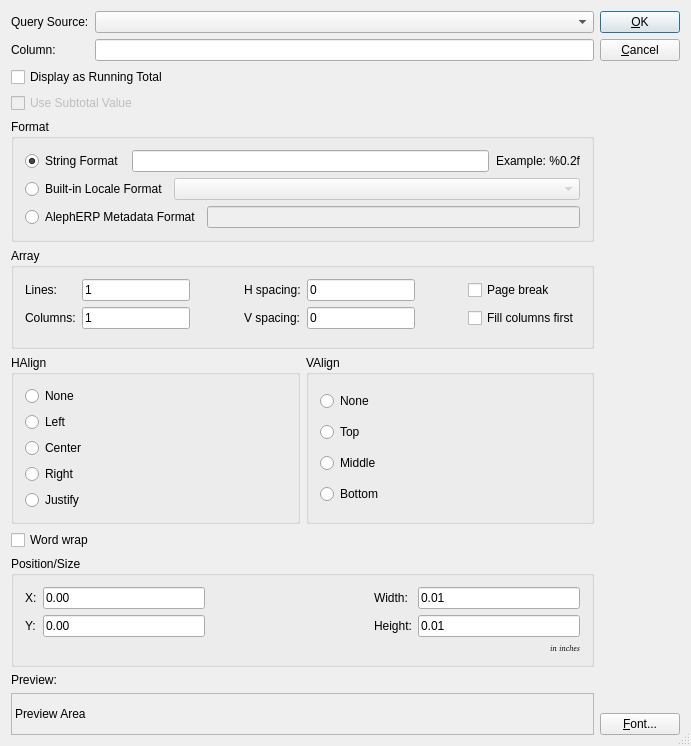
<?xml version="1.0" encoding="UTF-8"?>
<ui version="4.0">
 <comment> * OpenRPT report writer and rendering engine
 * Copyright (C) 2001-2012 by OpenMFG, LLC
 *
 * This library is free software; you can redistribute it and/or
 * modify it under the terms of the GNU Lesser General Public
 * License as published by the Free Software Foundation; either
 * version 2.1 of the License, or (at your option) any later version.
 *
 * This library is distributed in the hope that it will be useful,
 * but WITHOUT ANY WARRANTY; without even the implied warranty of
 * MERCHANTABILITY or FITNESS FOR A PARTICULAR PURPOSE. See the GNU
 * Lesser General Public License for more details.
 *
 * You should have received a copy of the GNU Lesser General Public
 * License along with this library; if not, write to the Free Software
 * Foundation, Inc., 59 Temple Place, Suite 330, Boston, MA 02111-1307 USA
 * Please contact info@openmfg.com with any questions on this license.</comment>
 <class>FieldEditor</class>
 <widget class="QDialog" name="FieldEditor">
  <property name="geometry">
   <rect>
    <x>0</x>
    <y>0</y>
    <width>691</width>
    <height>712</height>
   </rect>
  </property>
  <property name="sizePolicy">
   <sizepolicy hsizetype="Minimum" vsizetype="Minimum">
    <horstretch>0</horstretch>
    <verstretch>0</verstretch>
   </sizepolicy>
  </property>
  <property name="windowTitle">
   <string>Properties (Field)</string>
  </property>
  <property name="sizeGripEnabled">
   <bool>true</bool>
  </property>
  <layout class="QHBoxLayout" name="horizontalLayout">
   <item>
    <layout class="QVBoxLayout" name="verticalLayout">
     <item>
      <layout class="QGridLayout">
       <property name="leftMargin">
        <number>0</number>
       </property>
       <property name="topMargin">
        <number>0</number>
       </property>
       <property name="rightMargin">
        <number>0</number>
       </property>
       <property name="bottomMargin">
        <number>0</number>
       </property>
       <property name="spacing">
        <number>6</number>
       </property>
       <item row="1" column="1">
        <widget class="QLineEdit" name="tbColumn"/>
       </item>
       <item row="0" column="0">
        <widget class="QLabel" name="TextLabel1_3">
         <property name="text">
          <string>Query Source:</string>
         </property>
        </widget>
       </item>
       <item row="1" column="0">
        <widget class="QLabel" name="TextLabel1">
         <property name="sizePolicy">
          <sizepolicy hsizetype="Preferred" vsizetype="Minimum">
           <horstretch>0</horstretch>
           <verstretch>0</verstretch>
          </sizepolicy>
         </property>
         <property name="text">
          <string>Column:</string>
         </property>
        </widget>
       </item>
       <item row="0" column="1">
        <widget class="QueryComboBox" name="cbQuery"/>
       </item>
      </layout>
     </item>
     <item>
      <widget class="QCheckBox" name="_cbRTotal">
       <property name="text">
        <string>Display as Running Total</string>
       </property>
      </widget>
     </item>
     <item>
      <widget class="QCheckBox" name="_cbSubTotal">
       <property name="enabled">
        <bool>false</bool>
       </property>
       <property name="text">
        <string>Use Subtotal Value</string>
       </property>
      </widget>
     </item>
     <item>
      <widget class="QGroupBox" name="_gbFormat">
       <property name="title">
        <string>Format</string>
       </property>
       <layout class="QVBoxLayout" name="verticalLayout_2">
        <item>
         <layout class="QHBoxLayout">
          <property name="spacing">
           <number>6</number>
          </property>
          <property name="leftMargin">
           <number>0</number>
          </property>
          <property name="topMargin">
           <number>0</number>
          </property>
          <property name="rightMargin">
           <number>0</number>
          </property>
          <property name="bottomMargin">
           <number>0</number>
          </property>
          <item>
           <widget class="QRadioButton" name="_rbStringFormat">
            <property name="text">
             <string>String Format </string>
            </property>
            <property name="checked">
             <bool>true</bool>
            </property>
           </widget>
          </item>
          <item>
           <widget class="QLineEdit" name="_leRTotalFormat"/>
          </item>
          <item>
           <widget class="QLabel" name="_lblRTotalExample">
            <property name="sizePolicy">
             <sizepolicy hsizetype="Minimum" vsizetype="Preferred">
              <horstretch>0</horstretch>
              <verstretch>0</verstretch>
             </sizepolicy>
            </property>
            <property name="text">
             <string>Example: %0.2f</string>
            </property>
            <property name="alignment">
             <set>Qt::AlignRight|Qt::AlignTrailing|Qt::AlignVCenter</set>
            </property>
           </widget>
          </item>
         </layout>
        </item>
        <item>
         <layout class="QHBoxLayout">
          <property name="spacing">
           <number>6</number>
          </property>
          <property name="leftMargin">
           <number>0</number>
          </property>
          <property name="topMargin">
           <number>0</number>
          </property>
          <property name="rightMargin">
           <number>0</number>
          </property>
          <property name="bottomMargin">
           <number>0</number>
          </property>
          <item>
           <widget class="QRadioButton" name="_rbBuiltinFormat">
            <property name="text">
             <string>Built-in Locale Format</string>
            </property>
           </widget>
          </item>
          <item>
           <widget class="QComboBox" name="_cbBuiltinFormat">
            <property name="enabled">
             <bool>false</bool>
            </property>
            <property name="sizePolicy">
             <sizepolicy hsizetype="MinimumExpanding" vsizetype="Fixed">
              <horstretch>0</horstretch>
              <verstretch>0</verstretch>
             </sizepolicy>
            </property>
           </widget>
          </item>
         </layout>
        </item>
        <item>
         <layout class="QHBoxLayout" name="horizontalLayout_2">
          <item>
           <widget class="QRadioButton" name="_rbAlephERP">
            <property name="text">
             <string>AlephERP Metadata Format</string>
            </property>
           </widget>
          </item>
          <item>
           <widget class="QLineEdit" name="_leAlephERPFormat">
            <property name="enabled">
             <bool>false</bool>
            </property>
           </widget>
          </item>
         </layout>
        </item>
       </layout>
      </widget>
     </item>
     <item>
      <widget class="QGroupBox" name="GroupBox_Array">
       <property name="title">
        <string>Array</string>
       </property>
       <layout class="QGridLayout" name="_3">
        <property name="leftMargin">
         <number>11</number>
        </property>
        <property name="topMargin">
         <number>11</number>
        </property>
        <property name="rightMargin">
         <number>11</number>
        </property>
        <property name="bottomMargin">
         <number>11</number>
        </property>
        <property name="spacing">
         <number>6</number>
        </property>
        <item row="1" column="1">
         <widget class="QLineEdit" name="leColumns">
          <property name="maximumSize">
           <size>
            <width>16777215</width>
            <height>16777215</height>
           </size>
          </property>
          <property name="text">
           <string>1</string>
          </property>
         </widget>
        </item>
        <item row="1" column="0">
         <widget class="QLabel" name="TextLabel2_2">
          <property name="text">
           <string>Columns:</string>
          </property>
         </widget>
        </item>
        <item row="0" column="0">
         <widget class="QLabel" name="TextLabel1_3_3">
          <property name="text">
           <string>Lines:</string>
          </property>
         </widget>
        </item>
        <item row="0" column="1">
         <widget class="QLineEdit" name="leLines">
          <property name="maximumSize">
           <size>
            <width>16777215</width>
            <height>16777215</height>
           </size>
          </property>
          <property name="text">
           <string>1</string>
          </property>
         </widget>
        </item>
        <item row="0" column="2" rowspan="3">
         <spacer name="horizontalSpacer">
          <property name="orientation">
           <enum>Qt::Horizontal</enum>
          </property>
          <property name="sizeHint" stdset="0">
           <size>
            <width>20</width>
            <height>20</height>
           </size>
          </property>
         </spacer>
        </item>
        <item row="0" column="4">
         <widget class="QLabel" name="TextLabel2_3">
          <property name="text">
           <string>H spacing:</string>
          </property>
         </widget>
        </item>
        <item row="1" column="4">
         <widget class="QLabel" name="TextLabel1_3_4">
          <property name="text">
           <string>V spacing:</string>
          </property>
         </widget>
        </item>
        <item row="0" column="5">
         <widget class="QLineEdit" name="leXSpacing">
          <property name="maximumSize">
           <size>
            <width>16777215</width>
            <height>16777215</height>
           </size>
          </property>
          <property name="text">
           <string>0</string>
          </property>
         </widget>
        </item>
        <item row="1" column="5">
         <widget class="QLineEdit" name="leYSpacing">
          <property name="maximumSize">
           <size>
            <width>16777215</width>
            <height>16777215</height>
           </size>
          </property>
          <property name="text">
           <string>0</string>
          </property>
         </widget>
        </item>
        <item row="0" column="7">
         <widget class="QCheckBox" name="_cbPageBreak">
          <property name="text">
           <string>Page break</string>
          </property>
         </widget>
        </item>
        <item row="1" column="7">
         <widget class="QCheckBox" name="_cbLeftToRight">
          <property name="text">
           <string>Fill columns first</string>
          </property>
         </widget>
        </item>
        <item row="0" column="6">
         <spacer name="horizontalSpacer_3">
          <property name="orientation">
           <enum>Qt::Horizontal</enum>
          </property>
          <property name="sizeHint" stdset="0">
           <size>
            <width>20</width>
            <height>20</height>
           </size>
          </property>
         </spacer>
        </item>
       </layout>
      </widget>
     </item>
     <item>
      <layout class="QHBoxLayout">
       <property name="spacing">
        <number>6</number>
       </property>
       <property name="leftMargin">
        <number>0</number>
       </property>
       <property name="topMargin">
        <number>0</number>
       </property>
       <property name="rightMargin">
        <number>0</number>
       </property>
       <property name="bottomMargin">
        <number>0</number>
       </property>
       <item>
        <widget class="QGroupBox" name="bgHAlign">
         <property name="sizePolicy">
          <sizepolicy hsizetype="Preferred" vsizetype="Minimum">
           <horstretch>0</horstretch>
           <verstretch>0</verstretch>
          </sizepolicy>
         </property>
         <property name="title">
          <string>HAlign</string>
         </property>
         <layout class="QVBoxLayout">
          <item>
           <widget class="QRadioButton" name="rbHAlignNone">
            <property name="text">
             <string>None</string>
            </property>
           </widget>
          </item>
          <item>
           <widget class="QRadioButton" name="rbHAlignLeft">
            <property name="text">
             <string>Left</string>
            </property>
           </widget>
          </item>
          <item>
           <widget class="QRadioButton" name="rbHAlignCenter">
            <property name="text">
             <string>Center</string>
            </property>
           </widget>
          </item>
          <item>
           <widget class="QRadioButton" name="rbHAlignRight">
            <property name="text">
             <string>Right</string>
            </property>
           </widget>
          </item>
          <item>
           <widget class="QRadioButton" name="rbHAlignJustify">
            <property name="text">
             <string>Justify</string>
            </property>
           </widget>
          </item>
         </layout>
        </widget>
       </item>
       <item>
        <widget class="QGroupBox" name="bgVAlign">
         <property name="sizePolicy">
          <sizepolicy hsizetype="Preferred" vsizetype="Minimum">
           <horstretch>0</horstretch>
           <verstretch>0</verstretch>
          </sizepolicy>
         </property>
         <property name="title">
          <string>VAlign</string>
         </property>
         <layout class="QVBoxLayout">
          <property name="spacing">
           <number>6</number>
          </property>
          <property name="leftMargin">
           <number>11</number>
          </property>
          <property name="topMargin">
           <number>11</number>
          </property>
          <property name="rightMargin">
           <number>11</number>
          </property>
          <property name="bottomMargin">
           <number>11</number>
          </property>
          <item>
           <widget class="QRadioButton" name="rbVAlignNone">
            <property name="text">
             <string>None</string>
            </property>
           </widget>
          </item>
          <item>
           <widget class="QRadioButton" name="rbVAlignTop">
            <property name="text">
             <string>Top</string>
            </property>
           </widget>
          </item>
          <item>
           <widget class="QRadioButton" name="rbVAlignMiddle">
            <property name="text">
             <string>Middle</string>
            </property>
           </widget>
          </item>
          <item>
           <widget class="QRadioButton" name="rbVAlignBottom">
            <property name="text">
             <string>Bottom</string>
            </property>
           </widget>
          </item>
         </layout>
        </widget>
       </item>
      </layout>
     </item>
     <item>
      <widget class="QCheckBox" name="_cbWordWrap">
       <property name="text">
        <string>Word wrap</string>
       </property>
      </widget>
     </item>
     <item>
      <widget class="QGroupBox" name="GroupBox1">
       <property name="title">
        <string>Position/Size</string>
       </property>
       <layout class="QGridLayout">
        <property name="leftMargin">
         <number>11</number>
        </property>
        <property name="topMargin">
         <number>11</number>
        </property>
        <property name="rightMargin">
         <number>11</number>
        </property>
        <property name="bottomMargin">
         <number>11</number>
        </property>
        <property name="spacing">
         <number>6</number>
        </property>
        <item row="1" column="4">
         <widget class="QLineEdit" name="leHeight">
          <property name="text">
           <string>0.01</string>
          </property>
         </widget>
        </item>
        <item row="0" column="4">
         <widget class="QLineEdit" name="leWidth">
          <property name="text">
           <string>0.01</string>
          </property>
         </widget>
        </item>
        <item row="1" column="0">
         <widget class="QLabel" name="TextLabel2">
          <property name="text">
           <string>Y:</string>
          </property>
         </widget>
        </item>
        <item row="1" column="3">
         <widget class="QLabel" name="TextLabel4">
          <property name="text">
           <string>Height:</string>
          </property>
         </widget>
        </item>
        <item row="0" column="0">
         <widget class="QLabel" name="TextLabel1_3_2">
          <property name="text">
           <string>X:</string>
          </property>
         </widget>
        </item>
        <item row="0" column="3">
         <widget class="QLabel" name="TextLabel3">
          <property name="text">
           <string>Width:</string>
          </property>
         </widget>
        </item>
        <item row="2" column="4">
         <widget class="QLabel" name="TextLabel5">
          <property name="font">
           <font>
            <family>Helvetica [Cronyx]</family>
            <pointsize>6</pointsize>
            <weight>50</weight>
            <italic>true</italic>
            <bold>false</bold>
            <underline>false</underline>
            <strikeout>false</strikeout>
           </font>
          </property>
          <property name="text">
           <string>in inches</string>
          </property>
          <property name="textFormat">
           <enum>Qt::AutoText</enum>
          </property>
          <property name="alignment">
           <set>Qt::AlignRight|Qt::AlignTrailing|Qt::AlignVCenter</set>
          </property>
         </widget>
        </item>
        <item row="1" column="1">
         <widget class="QLineEdit" name="leYPos">
          <property name="text">
           <string>0.00</string>
          </property>
         </widget>
        </item>
        <item row="0" column="1">
         <widget class="QLineEdit" name="leXPos">
          <property name="text">
           <string>0.00</string>
          </property>
         </widget>
        </item>
        <item row="0" column="2">
         <spacer name="horizontalSpacer_2">
          <property name="orientation">
           <enum>Qt::Horizontal</enum>
          </property>
          <property name="sizeHint" stdset="0">
           <size>
            <width>40</width>
            <height>20</height>
           </size>
          </property>
         </spacer>
        </item>
       </layout>
      </widget>
     </item>
     <item>
      <widget class="QLabel" name="TextLabel1_2">
       <property name="sizePolicy">
        <sizepolicy hsizetype="Preferred" vsizetype="Minimum">
         <horstretch>0</horstretch>
         <verstretch>0</verstretch>
        </sizepolicy>
       </property>
       <property name="text">
        <string>Preview:</string>
       </property>
      </widget>
     </item>
     <item>
      <widget class="QLabel" name="labelPreview">
       <property name="sizePolicy">
        <sizepolicy hsizetype="Preferred" vsizetype="Expanding">
         <horstretch>0</horstretch>
         <verstretch>0</verstretch>
        </sizepolicy>
       </property>
       <property name="minimumSize">
        <size>
         <width>0</width>
         <height>42</height>
        </size>
       </property>
       <property name="frameShape">
        <enum>QFrame::StyledPanel</enum>
       </property>
       <property name="frameShadow">
        <enum>QFrame::Sunken</enum>
       </property>
       <property name="text">
        <string>Preview Area</string>
       </property>
       <property name="alignment">
        <set>Qt::AlignVCenter</set>
       </property>
      </widget>
     </item>
    </layout>
   </item>
   <item>
    <layout class="QVBoxLayout">
     <property name="spacing">
      <number>6</number>
     </property>
     <property name="leftMargin">
      <number>0</number>
     </property>
     <property name="topMargin">
      <number>0</number>
     </property>
     <property name="rightMargin">
      <number>0</number>
     </property>
     <property name="bottomMargin">
      <number>0</number>
     </property>
     <item>
      <widget class="QPushButton" name="buttonOk">
       <property name="text">
        <string>&amp;OK</string>
       </property>
       <property name="shortcut">
        <string>Alt+O</string>
       </property>
       <property name="autoDefault">
        <bool>true</bool>
       </property>
       <property name="default">
        <bool>true</bool>
       </property>
      </widget>
     </item>
     <item>
      <widget class="QPushButton" name="buttonCancel">
       <property name="text">
        <string>&amp;Cancel</string>
       </property>
       <property name="shortcut">
        <string>Alt+C</string>
       </property>
       <property name="autoDefault">
        <bool>true</bool>
       </property>
      </widget>
     </item>
     <item>
      <spacer>
       <property name="orientation">
        <enum>Qt::Vertical</enum>
       </property>
       <property name="sizeType">
        <enum>QSizePolicy::Expanding</enum>
       </property>
       <property name="sizeHint" stdset="0">
        <size>
         <width>20</width>
         <height>20</height>
        </size>
       </property>
      </spacer>
     </item>
     <item>
      <widget class="QPushButton" name="btnFont">
       <property name="text">
        <string>&amp;Font...</string>
       </property>
      </widget>
     </item>
    </layout>
   </item>
  </layout>
 </widget>
 <layoutdefault spacing="6" margin="11"/>
 <customwidgets>
  <customwidget>
   <class>QueryComboBox</class>
   <extends>QComboBox</extends>
   <header>querycombobox.h</header>
  </customwidget>
 </customwidgets>
 <tabstops>
  <tabstop>cbQuery</tabstop>
  <tabstop>tbColumn</tabstop>
  <tabstop>_cbRTotal</tabstop>
  <tabstop>_rbStringFormat</tabstop>
  <tabstop>_leRTotalFormat</tabstop>
  <tabstop>_rbBuiltinFormat</tabstop>
  <tabstop>_cbBuiltinFormat</tabstop>
  <tabstop>rbHAlignNone</tabstop>
  <tabstop>rbHAlignLeft</tabstop>
  <tabstop>rbHAlignCenter</tabstop>
  <tabstop>rbHAlignRight</tabstop>
  <tabstop>rbVAlignNone</tabstop>
  <tabstop>rbVAlignTop</tabstop>
  <tabstop>rbVAlignMiddle</tabstop>
  <tabstop>rbVAlignBottom</tabstop>
  <tabstop>leXPos</tabstop>
  <tabstop>leWidth</tabstop>
  <tabstop>leYPos</tabstop>
  <tabstop>leHeight</tabstop>
  <tabstop>btnFont</tabstop>
  <tabstop>buttonOk</tabstop>
  <tabstop>buttonCancel</tabstop>
 </tabstops>
 <resources/>
 <connections>
  <connection>
   <sender>buttonOk</sender>
   <signal>clicked()</signal>
   <receiver>FieldEditor</receiver>
   <slot>accept()</slot>
   <hints>
    <hint type="sourcelabel">
     <x>20</x>
     <y>20</y>
    </hint>
    <hint type="destinationlabel">
     <x>20</x>
     <y>20</y>
    </hint>
   </hints>
  </connection>
  <connection>
   <sender>buttonCancel</sender>
   <signal>clicked()</signal>
   <receiver>FieldEditor</receiver>
   <slot>reject()</slot>
   <hints>
    <hint type="sourcelabel">
     <x>20</x>
     <y>20</y>
    </hint>
    <hint type="destinationlabel">
     <x>20</x>
     <y>20</y>
    </hint>
   </hints>
  </connection>
  <connection>
   <sender>_cbRTotal</sender>
   <signal>toggled(bool)</signal>
   <receiver>_gbFormat</receiver>
   <slot>setEnabled(bool)</slot>
   <hints>
    <hint type="sourcelabel">
     <x>20</x>
     <y>20</y>
    </hint>
    <hint type="destinationlabel">
     <x>20</x>
     <y>20</y>
    </hint>
   </hints>
  </connection>
  <connection>
   <sender>_rbStringFormat</sender>
   <signal>toggled(bool)</signal>
   <receiver>_leRTotalFormat</receiver>
   <slot>setEnabled(bool)</slot>
   <hints>
    <hint type="sourcelabel">
     <x>20</x>
     <y>20</y>
    </hint>
    <hint type="destinationlabel">
     <x>20</x>
     <y>20</y>
    </hint>
   </hints>
  </connection>
  <connection>
   <sender>_rbStringFormat</sender>
   <signal>toggled(bool)</signal>
   <receiver>_lblRTotalExample</receiver>
   <slot>setEnabled(bool)</slot>
   <hints>
    <hint type="sourcelabel">
     <x>20</x>
     <y>20</y>
    </hint>
    <hint type="destinationlabel">
     <x>20</x>
     <y>20</y>
    </hint>
   </hints>
  </connection>
  <connection>
   <sender>_rbBuiltinFormat</sender>
   <signal>toggled(bool)</signal>
   <receiver>_cbBuiltinFormat</receiver>
   <slot>setEnabled(bool)</slot>
   <hints>
    <hint type="sourcelabel">
     <x>20</x>
     <y>20</y>
    </hint>
    <hint type="destinationlabel">
     <x>20</x>
     <y>20</y>
    </hint>
   </hints>
  </connection>
 </connections>
</ui>
